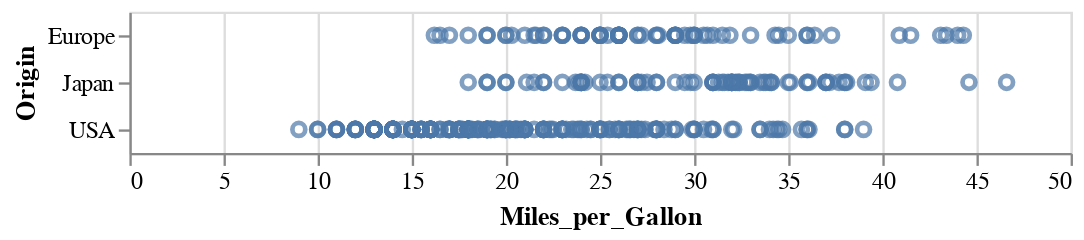

Notebook source saved alongside this figure:
### Markdown cell above
Визуализация становится чуть более интересной посредством добавления другого канала кодирования, например, `Miles_per_Gallon` позиции по оси `x`:

### Code cell
alt.Chart(cars).mark_point().encode(
    y='Origin',
    x='Miles_per_Gallon'
)

### Figure 1 — Vega-Lite specification as saved in the notebook (floating-point values rounded to 4 significant figures; data arrays with more than 128 entries replaced by an {"elided": "..."} marker saying what was removed)
{"config": {"view": {"continuousWidth": 400, "continuousHeight": 300}}, "data": {"name": "data-f02450ab61490a1363517a0190416235"}, "mark": "point", "encoding": {"x": {"field": "Miles_per_Gallon", "type": "quantitative"}, "y": {"field": "Origin", "type": "nominal"}}, "$schema": "https://vega.github.io/schema/vega-lite/v4.17.0.json", "datasets": {"data-f02450ab61490a1363517a0190416235": {"elided": "406 records"}}}
